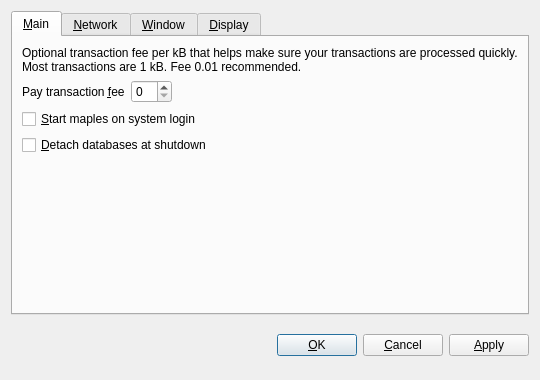
<?xml version="1.0" encoding="UTF-8"?>
<ui version="4.0">
 <class>OptionsDialog</class>
 <widget class="QDialog" name="OptionsDialog">
  <property name="geometry">
   <rect>
    <x>0</x>
    <y>0</y>
    <width>540</width>
    <height>380</height>
   </rect>
  </property>
  <property name="windowTitle">
   <string>Options</string>
  </property>
  <property name="modal">
   <bool>true</bool>
  </property>
  <layout class="QVBoxLayout" name="verticalLayout">
   <item>
    <widget class="QTabWidget" name="tabWidget">
     <property name="tabPosition">
      <enum>QTabWidget::North</enum>
     </property>
     <property name="currentIndex">
      <number>0</number>
     </property>
     <widget class="QWidget" name="tabMain">
      <attribute name="title">
       <string>&amp;Main</string>
      </attribute>
      <layout class="QVBoxLayout" name="verticalLayout_Main">
       <item>
        <widget class="QLabel" name="transactionFeeInfoLabel">
         <property name="text">
          <string>Optional transaction fee per kB that helps make sure your transactions are processed quickly. Most transactions are 1 kB. Fee 0.01 recommended.</string>
         </property>
         <property name="textFormat">
          <enum>Qt::PlainText</enum>
         </property>
         <property name="wordWrap">
          <bool>true</bool>
         </property>
        </widget>
       </item>
       <item>
        <layout class="QHBoxLayout" name="horizontalLayout_Main">
         <item>
          <widget class="QLabel" name="transactionFeeLabel">
           <property name="text">
            <string>Pay transaction &amp;fee</string>
           </property>
           <property name="textFormat">
            <enum>Qt::PlainText</enum>
           </property>
           <property name="buddy">
            <cstring>transactionFee</cstring>
           </property>
          </widget>
         </item>
         <item>
          <widget class="BitcoinAmountField" name="transactionFee"/>
         </item>
         <item>
          <spacer name="horizontalSpacer_Main">
           <property name="orientation">
            <enum>Qt::Horizontal</enum>
           </property>
           <property name="sizeHint" stdset="0">
            <size>
             <width>40</width>
             <height>20</height>
            </size>
           </property>
          </spacer>
         </item>
        </layout>
       </item>
       <item>
        <widget class="QCheckBox" name="bitcoinAtStartup">
         <property name="toolTip">
          <string>Automatically start maples after logging in to the system.</string>
         </property>
         <property name="text">
          <string>&amp;Start maples on system login</string>
         </property>
        </widget>
       </item>
       <item>
        <widget class="QCheckBox" name="detachDatabases">
         <property name="toolTip">
          <string>Detach block and address databases at shutdown. This means they can be moved to another data directory, but it slows down shutdown. The wallet is always detached.</string>
         </property>
         <property name="text">
          <string>&amp;Detach databases at shutdown</string>
         </property>
        </widget>
       </item>
       <item>
        <spacer name="verticalSpacer_Main">
         <property name="orientation">
          <enum>Qt::Vertical</enum>
         </property>
         <property name="sizeHint" stdset="0">
          <size>
           <width>20</width>
           <height>40</height>
          </size>
         </property>
        </spacer>
       </item>
      </layout>
     </widget>
     <widget class="QWidget" name="tabNetwork">
      <attribute name="title">
       <string>&amp;Network</string>
      </attribute>
      <layout class="QVBoxLayout" name="verticalLayout_Network">
       <item>
        <widget class="QCheckBox" name="mapPortUpnp">
         <property name="toolTip">
          <string>Automatically open the maples client port on the router. This only works when your router supports UPnP and it is enabled.</string>
         </property>
         <property name="text">
          <string>Map port using &amp;UPnP</string>
         </property>
        </widget>
       </item>
       <item>
        <widget class="QCheckBox" name="connectSocks">
         <property name="toolTip">
          <string>Connect to the maples network through a SOCKS proxy (e.g. when connecting through Tor).</string>
         </property>
         <property name="text">
          <string>&amp;Connect through SOCKS proxy:</string>
         </property>
        </widget>
       </item>
       <item>
        <layout class="QHBoxLayout" name="horizontalLayout_Network">
         <item>
          <widget class="QLabel" name="proxyIpLabel">
           <property name="text">
            <string>Proxy &amp;IP:</string>
           </property>
           <property name="textFormat">
            <enum>Qt::PlainText</enum>
           </property>
           <property name="buddy">
            <cstring>proxyIp</cstring>
           </property>
          </widget>
         </item>
         <item>
          <widget class="QValidatedLineEdit" name="proxyIp">
           <property name="maximumSize">
            <size>
             <width>140</width>
             <height>16777215</height>
            </size>
           </property>
           <property name="toolTip">
            <string>IP address of the proxy (e.g. 127.0.0.1)</string>
           </property>
          </widget>
         </item>
         <item>
          <widget class="QLabel" name="proxyPortLabel">
           <property name="text">
            <string>&amp;Port:</string>
           </property>
           <property name="textFormat">
            <enum>Qt::PlainText</enum>
           </property>
           <property name="buddy">
            <cstring>proxyPort</cstring>
           </property>
          </widget>
         </item>
         <item>
          <widget class="QLineEdit" name="proxyPort">
           <property name="maximumSize">
            <size>
             <width>55</width>
             <height>16777215</height>
            </size>
           </property>
           <property name="toolTip">
            <string>Port of the proxy (e.g. 9050)</string>
           </property>
          </widget>
         </item>
         <item>
          <widget class="QLabel" name="socksVersionLabel">
           <property name="text">
            <string>SOCKS &amp;Version:</string>
           </property>
           <property name="textFormat">
            <enum>Qt::PlainText</enum>
           </property>
           <property name="buddy">
            <cstring>socksVersion</cstring>
           </property>
          </widget>
         </item>
         <item>
          <widget class="QValueComboBox" name="socksVersion">
           <property name="toolTip">
            <string>SOCKS version of the proxy (e.g. 5)</string>
           </property>
          </widget>
         </item>
         <item>
          <spacer name="horizontalSpacer_Network">
           <property name="orientation">
            <enum>Qt::Horizontal</enum>
           </property>
           <property name="sizeHint" stdset="0">
            <size>
             <width>40</width>
             <height>20</height>
            </size>
           </property>
          </spacer>
         </item>
        </layout>
       </item>
       <item>
        <spacer name="verticalSpacer_Network">
         <property name="orientation">
          <enum>Qt::Vertical</enum>
         </property>
         <property name="sizeHint" stdset="0">
          <size>
           <width>20</width>
           <height>40</height>
          </size>
         </property>
        </spacer>
       </item>
      </layout>
     </widget>
     <widget class="QWidget" name="tabWindow">
      <attribute name="title">
       <string>&amp;Window</string>
      </attribute>
      <layout class="QVBoxLayout" name="verticalLayout_Window">
       <item>
        <widget class="QCheckBox" name="minimizeToTray">
         <property name="toolTip">
          <string>Show only a tray icon after minimizing the window.</string>
         </property>
         <property name="text">
          <string>&amp;Minimize to the tray instead of the taskbar</string>
         </property>
        </widget>
       </item>
       <item>
        <widget class="QCheckBox" name="minimizeOnClose">
         <property name="toolTip">
          <string>Minimize instead of exit the application when the window is closed. When this option is enabled, the application will be closed only after selecting Quit in the menu.</string>
         </property>
         <property name="text">
          <string>M&amp;inimize on close</string>
         </property>
        </widget>
       </item>
       <item>
        <spacer name="verticalSpacer_Window">
         <property name="orientation">
          <enum>Qt::Vertical</enum>
         </property>
         <property name="sizeHint" stdset="0">
          <size>
           <width>20</width>
           <height>40</height>
          </size>
         </property>
        </spacer>
       </item>
      </layout>
     </widget>
     <widget class="QWidget" name="tabDisplay">
      <attribute name="title">
       <string>&amp;Display</string>
      </attribute>
      <layout class="QVBoxLayout" name="verticalLayout_Display">
       <item>
        <layout class="QHBoxLayout" name="horizontalLayout_1_Display">
         <item>
          <widget class="QLabel" name="langLabel">
           <property name="text">
            <string>User Interface &amp;language:</string>
           </property>
           <property name="textFormat">
            <enum>Qt::PlainText</enum>
           </property>
           <property name="buddy">
            <cstring>lang</cstring>
           </property>
          </widget>
         </item>
         <item>
          <widget class="QValueComboBox" name="lang">
           <property name="toolTip">
            <string>The user interface language can be set here. This setting will take effect after restarting maples.</string>
           </property>
          </widget>
         </item>
        </layout>
       </item>
       <item>
        <layout class="QHBoxLayout" name="horizontalLayout_2_Display">
         <item>
          <widget class="QLabel" name="unitLabel">
           <property name="text">
            <string>&amp;Unit to show amounts in:</string>
           </property>
           <property name="textFormat">
            <enum>Qt::PlainText</enum>
           </property>
           <property name="buddy">
            <cstring>unit</cstring>
           </property>
          </widget>
         </item>
         <item>
          <widget class="QValueComboBox" name="unit">
           <property name="toolTip">
            <string>Choose the default subdivision unit to show in the interface and when sending coins.</string>
           </property>
          </widget>
         </item>
        </layout>
       </item>
       <item>
        <widget class="QCheckBox" name="displayAddresses">
         <property name="toolTip">
          <string>Whether to show maples addresses in the transaction list or not.</string>
         </property>
         <property name="text">
          <string>&amp;Display addresses in transaction list</string>
         </property>
        </widget>
       </item>
       <item>
        <spacer name="verticalSpacer_Display">
         <property name="orientation">
          <enum>Qt::Vertical</enum>
         </property>
         <property name="sizeHint" stdset="0">
          <size>
           <width>20</width>
           <height>40</height>
          </size>
         </property>
        </spacer>
       </item>
      </layout>
     </widget>
    </widget>
   </item>
   <item>
    <layout class="QHBoxLayout" name="horizontalLayout_Buttons">
     <item>
      <spacer name="horizontalSpacer_1">
       <property name="orientation">
        <enum>Qt::Horizontal</enum>
       </property>
       <property name="sizeHint" stdset="0">
        <size>
         <width>40</width>
         <height>48</height>
        </size>
       </property>
      </spacer>
     </item>
     <item>
      <widget class="QLabel" name="statusLabel">
       <property name="font">
        <font>
         <weight>75</weight>
         <bold>true</bold>
        </font>
       </property>
       <property name="text">
        <string/>
       </property>
       <property name="textFormat">
        <enum>Qt::PlainText</enum>
       </property>
       <property name="wordWrap">
        <bool>true</bool>
       </property>
      </widget>
     </item>
     <item>
      <spacer name="horizontalSpacer_2">
       <property name="orientation">
        <enum>Qt::Horizontal</enum>
       </property>
       <property name="sizeHint" stdset="0">
        <size>
         <width>40</width>
         <height>48</height>
        </size>
       </property>
      </spacer>
     </item>
     <item>
      <widget class="QPushButton" name="okButton">
       <property name="text">
        <string>&amp;OK</string>
       </property>
      </widget>
     </item>
     <item>
      <widget class="QPushButton" name="cancelButton">
       <property name="text">
        <string>&amp;Cancel</string>
       </property>
       <property name="autoDefault">
        <bool>false</bool>
       </property>
      </widget>
     </item>
     <item>
      <widget class="QPushButton" name="applyButton">
       <property name="text">
        <string>&amp;Apply</string>
       </property>
       <property name="autoDefault">
        <bool>false</bool>
       </property>
      </widget>
     </item>
    </layout>
   </item>
  </layout>
 </widget>
 <customwidgets>
  <customwidget>
   <class>BitcoinAmountField</class>
   <extends>QSpinBox</extends>
   <header>bitcoinamountfield.h</header>
  </customwidget>
  <customwidget>
   <class>QValueComboBox</class>
   <extends>QComboBox</extends>
   <header>qvaluecombobox.h</header>
  </customwidget>
  <customwidget>
   <class>QValidatedLineEdit</class>
   <extends>QLineEdit</extends>
   <header>qvalidatedlineedit.h</header>
  </customwidget>
 </customwidgets>
 <resources/>
 <connections/>
</ui>
